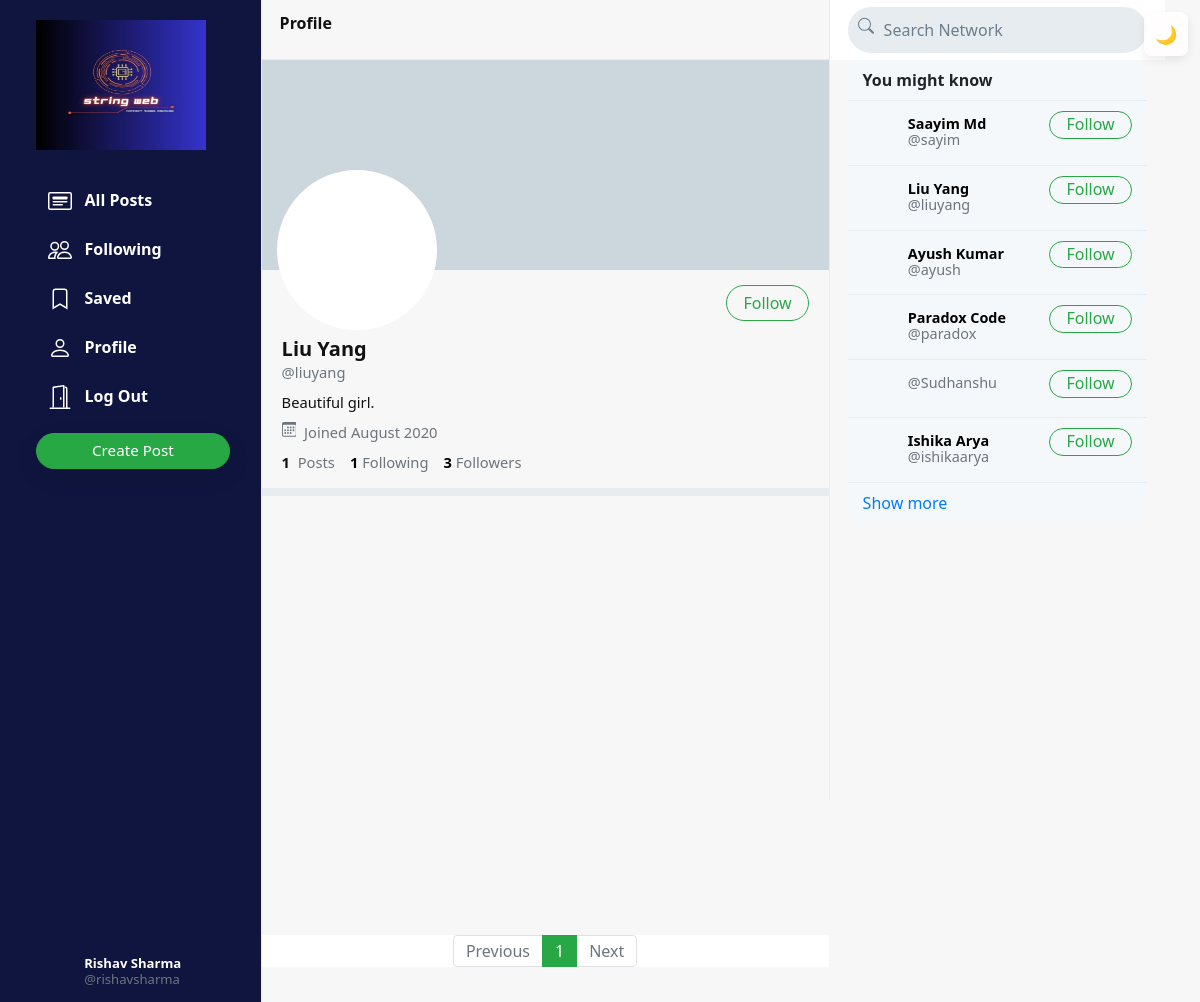
The app's page /liuyang (signed in) with its own data.
### network/models.py (models this page shows, shortened)
class User(AbstractUser):
    profile_pic = models.ImageField(upload_to='profile_pic/')
    bio = models.TextField(max_length=160, blank=True, null=True)
    cover = models.ImageField(upload_to='covers/', blank=True)

### network/views.py (the view)
# urls.py: path("<str:username>", views.profile, name='profile'),
def profile(request, username):
    user = User.objects.get(username=username)
    all_posts = Post.objects.filter(creater=user).order_by('-date_created')
    paginator = Paginator(all_posts, 10)
    page_number = request.GET.get('page')
    if page_number == None:
        page_number = 1
    posts = paginator.get_page(page_number)
    followings = []
    suggestions = []
    follower = False
    if request.user.is_authenticated:
        followings = Follower.objects.filter(followers=request.user).values_list('user', flat=True)
        suggestions = User.objects.exclude(pk__in=followings).exclude(username=request.user.username).order_by("?")[:6]
        if request.user in Follower.objects.get(user=user).followers.all():
            follower = True
    follower_count = Follower.objects.get(user=user).followers.all().count()
    following_count = Follower.objects.filter(followers=user).count()
    return render(request, 'network/profile.html', {
        "username": user,
        "posts": posts,
        "posts_count": all_posts.count(),
        "suggestions": suggestions,
        "page": "profile",
        "is_follower": follower,
        "follower_count": follower_count,
        "following_count": following_count
    })

### network/templates/network/profile.html (shortened to what this page needs)
{% extends 'network/index.html' %}
{% load static %}
{% block profile %}
    <div class="profile-view" data-user="{{username.username}}">
        <div class="cover-image" style="background-image: url(/media/{{username.cover}})"></div>
        <div class="profile-image" style="background-image: url(/media/{{username.profile_pic}})"></div>
        <div class="profile-details">
            <div>
                {% if user.username == username.username %}
                    <button class="btn btn-outline-success float-right" id="edit-profile-btn">Edit Profile</button>
                {% elif is_follower %}
                    <button class="btn btn-success float-right" onclick="unfollow_user(this,'{{username.username}}','edit_page')" id="following-btn">Following</button>
                {% else %}
                    <button class="btn btn-outline-success float-right" onclick="follow_user(this,'{{username.username}}','edit_page')" id="follow-btn">Follow</button>
                {% endif %}
            </div>
            <div class="details-data">
                <h5>{{username.first_name}} {{username.last_name}}</h5>
                <div class="grey">@{{username.username}}</div>
                <div class="bio">
                    {% if username.bio is not None %}
                        {{username.bio}}
                    {% endif %}
                </div>
                <div class="grey" style="padding: 8px 0px;">
                    &nbsp;Joined {{username.date_joined | date:"F Y"}}
                </div>
                <div>
                    <strong>
                        {{posts_count}}
                    </strong>
                    &nbsp;<span class="grey">Posts</span>
                    <a href="#">
                        <strong id="following__count">{{following_count | default:0}}</strong>&nbsp;<span class="grey">Following</span>
                    </a>
                    <a href="#">
                        <strong id="follower__count">{{follower_count | default:0}}</strong>&nbsp;<span class="grey">Followers</span>
                    </a>
                </div>
            </div>
        </div>
    </div>
    <div class="space"></div>
{% endblock %}

### network/templates/network/layout.html (shortened to what this page needs)
{% load static %}
<!DOCTYPE html>
<html lang="en">
    <head>
        <link rel="stylesheet" href="https://stackpath.bootstrapcdn.com/bootstrap/4.4.1/css/bootstrap.min.css">
        <link href="{% static 'network/styles.css' %}" rel="stylesheet">
    </head>
    <body>
        {% include "network/light-dark.html" %}
        <div class="body" data-page="{{page}}">
            <div class="sidenav" style="background-color: #0f153e;">
                <a href="{% url 'index' %}" class="navbar-brand">
                    <img src="{% static 'network/Images/logo2.jpg' %}" height="130px" width="170px">
                </a>
                <div style="height: 100%;">
                    <div>
                        <div>
                            <ul>
                                <li class="nav-item" id="all_posts">
                                <a href="{% url 'index' %}" class="nav-link" >
                                    <div>
                                        &nbsp;&nbsp;All Posts
                                    </div>
                                </a>
                                </li>
                                {% if user.is_authenticated %}
                                    <li class="nav-item" id="following">
                                        <a href="{% url 'following' %}" class="nav-link">
                                            <div>
                                                &nbsp;&nbsp;Following
                                            </div>
                                        </a>
                                    </li>
                                    <li class="nav-item" id="saved">
                                        <a href="{% url 'saved' %}" class="nav-link">
                                            <div>
                                                <svg width="1.5em" height="1.5em" viewBox="0 0 16 16" class="bi bi-bookmark" fill="currentColor" xmlns="http://www.w3.org/2000/svg">
                                                    <path fill-rule="evenodd" d="M8 12l5 3V3a2 2 0 0 0-2-2H5a2 2 0 0 0-2 2v12l5-3zm-4 1.234l4-2.4 4 2.4V3a1 1 0 0 0-1-1H5a1 1 0 0 0-1 1v10.234z"/>
                                                  </svg>
                                                &nbsp;&nbsp;Saved
                                            </div>
                                        </a>
                                    </li>
                                    <li class="nav-item" id="profile">
                                        <a href="{% url 'profile' user.username %}" class="nav-link">
                                            <div>
                                                &nbsp;&nbsp;Profile
                                            </div>
                                        </a>
                                    </li>
                                    <li class="nav-item" id="logout">
                                        <a href="{% url 'logout' %}" class="nav-link">
                                            <div>
                                                &nbsp;&nbsp;Log Out
                                            </div>
                                        </a>
                                    </li>
                                {% endif %}
                            </ul>
                        </div>
                        {% if user.is_authenticated %}
                            <button id="popup-btn" class="btn btn-success new-post-btn" onclick="createpost()">Create Post</button>
                        {% endif %}
                    </div>
                    <div style="position: absolute; bottom: 10px;">
                        {% if user.is_authenticated %}
                            <li class="nav-item sidenav-user">
                                <a href="{% url 'profile' user.username %}" class="nav-link">
                                    <div class="user_account">
                                        <div class="small-profilepic" style="float: left; background-image: url(/media/{{user.profile_pic}})"></div>
                                        <div style="height: 2.7vw; margin: auto;">
                                            <div style="margin-top: 4px;"><strong>{{user.first_name}} {{user.last_name}}</strong></div>
                                            <div class="grey" style="margin-top: 4px;">@{{ user.username }}</div>
                                        </div>
                                    </div>
                                </a>
                            </li>
                        {% endif %}
                    </div>
                </div>
            </div>
            {% block body %}
            {% endblock %}
            <div class="right-div">
                <nav class="head">
                    <form action="#">
                        <div class="search-div">
                            <div>
                            </div>
                            <input type="text" name="query" id="search-box" placeholder="Search Network">
                        </div>
                    </form>
                </nav>
                <div class='right-div-content'>
                    {% if user.is_authenticated %}
                        <div class="suggestion-box">
                            <div class="suggestion-header">
                                You might know
                            </div>
                            {% for suggestion in suggestions %}
                                <div class="suggestion-user">
                                    <div>
                                        <a href="{% url 'profile' suggestion.username %}">
                                            <div class="small-profilepic" style="background-image: url(/media/{{suggestion.profile_pic}})"></div>
                                        </a>
                                    </div>
                                    <div class="user-details">
                                        <a href="{% url 'profile' suggestion.username %}">
                                            <div id="user-name">
                                                <strong>
                                                    {{suggestion.first_name}} {{suggestion.last_name}}
                                                </strong>
                                            </div>
                                            <div class="grey">@{{suggestion.username}}</div>
                                        </a>
                                    </div>
                                    <div>
                                        <button class="btn btn-outline-success" type="button" onclick="follow_user(this,'{{suggestion.username}}','suggestion')">Follow</button>
                                    </div>
                                </div>
                            {% empty %}
                                    <div style="text-align: center; border-bottom: .5px solid #e6ecf0; padding: 10px 15px;">
                                        <span class="grey" style="font-size: .9em;">No suggestions available.</span>
                                    </div>
                            {% endfor %}
                            <div class="suggestion-footer">
                                <a href="#">Show more</a>
                            </div>
                        </div>
                    {% endif %}
                </div>
            </div>
        </div>
    </body>
</html>

### network/static/network/styles.css (style rules this page uses)
.body { display: flex; min-height: 100%; font-family: system-ui, sans-serif; background-color: var(--bg); }
:root { --bg: #f7f7f7; --text: #111111; --card-bg: #ffffff; --muted: #6c757d; --link: #007bff; --popup-bg: #ffffff; }
.card, .card-body, nav, .popup .small-popup, .popup .large-popup, .jumbotron { background-color: var(--card-bg); color: var(--text); }
a, .nav-link { color: var(--link); }
.text-muted, .grey { color: var(--muted) !important; }
.btn { border-radius: 20px; padding: 0.32rem 1rem 0.375rem 1rem; }
.btn, .btn:focus, .btn:active { box-shadow: none !important; -webkit-box-shadow: none !important; }
.grey { color: #657786; }
svg { vertical-align: text-top; }
.sidenav { height: 100%; width: 21.8%; position: fixed; top: 0; left: 0; padding: 15px; list-style: none; border-right: .5px solid #e6ecf0; z-index: 100; padding-left: 3%; background-color: var(--bg); }
.sidenav ul { list-style: none; padding-left: 0px; margin-top: 3vh; }
.sidenav li { margin-top: 7px; }
.sidenav .nav-link { color: var(--text); line-height: .7em; font-weight: 700; padding: 0px; }
.sidenav .nav-link > div { padding: 10px 20px 8px 12px; border-radius: 25px; line-height: 0.9em; width: max-content; color: white }
.new-post-btn { padding-left: 55px !important; padding-right: 55px !important; font-size: .95em; font-weight: 530; box-shadow: rgba(0, 0, 0, 0.08) 0px 8px 24px !important; }
.user_account { display: flex; font-size: .82rem; font-weight: normal; padding-top: 3px !important; padding-bottom: 3px !important; padding-left: 3px !important; }
.user_account .small-profilepic { transform: scale(.82); margin-left: auto; margin-top: auto; }
.active a { color: #28a745 !important; }
.head { height: 7.5vh; }
.small-profilepic { width: 3.1vw; height: 3.1vw; border-radius: 9999px; overflow: hidden; margin-right: 8px; background-size: cover; background-repeat: no-repeat; background-position: center; box-sizing: content-box; }
.space { height: 8px; background-color: #e6ecf0; }
.cover-image { height: 210px; background-size: cover; background-position: center; background-repeat: no-repeat; background-color: #ccd6dd; }
.profile-image { width: 160px; height: 160px; position: absolute; left: 15px; top: 110px; border-radius: 99999px; border: 4px solid white; background-size: cover; background-repeat: no-repeat; background-position: center; background-color: white; }
.profile-details { padding: 15px 20px; }
.profile-details button { padding-bottom: 0.3rem; }
.profile-details > .details-data { margin-top: 52px; font-size: .92em; }
.profile-details h5 { font-weight: 800; margin-bottom: 0px; }
.profile-details a { color: black; text-decoration: none; }
.bio { margin-top: 8px; }
.right-div { width: 28%; height: 100vh; position: fixed; right: 2.95%; border-left: .5px solid #e6ecf0; background-color: var(--bg); }
.right-div .head { padding: .9vh 1.5vw; }
.right-div .search-div { margin-left: auto; margin-right: auto; display: flex; border-radius: 25px; background-color: #e6ecf0; padding-left: 10px; padding-right: 10px; vertical-align: middle; }
#search-box { height: 5.7vh; border: none; background: none; outline: none; width: 100%; margin-left: 8px; }
#search-box::placeholder { color: #6d7e8c; }
.right-div-content { height: 92.5vh; overflow: auto; padding-left: 1.5vw; padding-right: 1.5vw; }
.suggestion-box, .guest-box { border-radius: 15px; overflow: hidden; background-color: #f5f8fa; }
.suggestion-header { padding: 13px 15px; line-height: .9em; font-weight: 800; border-bottom: .5px solid #e6ecf0; }
.suggestion-user { display: flex; padding: 10px 15px; font-size: .9em; border-bottom: .5px solid #e6ecf0; }
.suggestion-user a { color: black; text-decoration: none; }
.user-details { flex: 1; line-height: 1.1em; padding: 5px 0px 7px 0px; }
.suggestion-user .btn { padding: 0em 1em .09em 1em; }
.suggestion-footer { padding: 13px 15px; line-height: .9em; }
.suggestion-footer a { text-decoration: none; }

### records on screen
User: first_name "Rishav", last_name "Sharma", username "rishavsharma"
User: first_name "Liu", last_name "Yang", username "liuyang", bio "Beautiful girl.", date_joined "August 2020"
User: first_name "Saayim", last_name "Md", username "sayim"
User: first_name "Ayush", last_name "Kumar", username "ayush"
User: first_name "Paradox", last_name "Code", username "paradox"
User: username "Sudhanshu"
User: first_name "Ishika", last_name "Arya", username "ishikaarya"

### other values on screen
{{ posts_count }} "1"
{{ following_count | default:0 }} "1"
{{ follower_count | default:0 }} "3"
{{ each }} "1"
